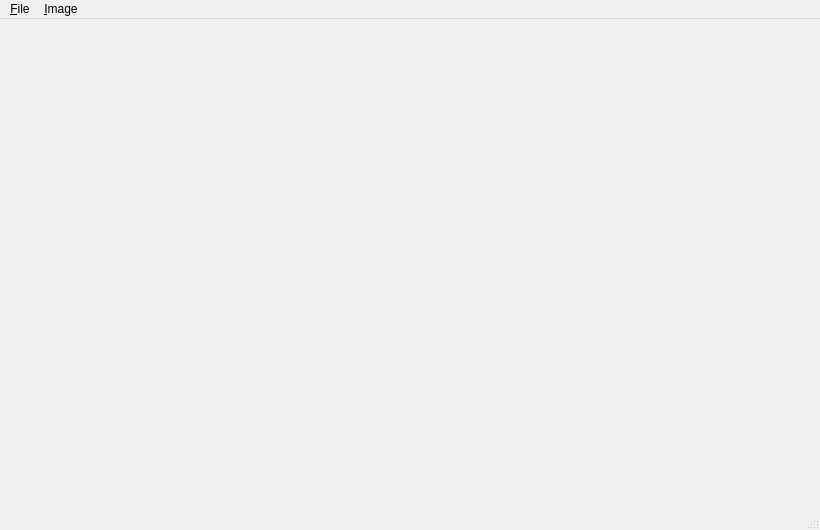
<?xml version="1.0" encoding="UTF-8"?>
<ui version="4.0">
 <class>EVMainWindow</class>
 <widget class="QMainWindow" name="EVMainWindow">
  <property name="geometry">
   <rect>
    <x>0</x>
    <y>0</y>
    <width>820</width>
    <height>530</height>
   </rect>
  </property>
  <property name="windowTitle">
   <string>E-FOTO Viewer</string>
  </property>
  <property name="windowIcon">
   <iconset resource="../resource/resource.qrc">
    <normaloff>:/icon/WindowIcon.png</normaloff>:/icon/WindowIcon.png</iconset>
  </property>
  <widget class="QWidget" name="centralwidget">
   <layout class="QGridLayout"/>
  </widget>
  <widget class="QStatusBar" name="statusbar"/>
  <widget class="QMenuBar" name="menuBar">
   <property name="geometry">
    <rect>
     <x>0</x>
     <y>0</y>
     <width>820</width>
     <height>25</height>
    </rect>
   </property>
   <widget class="QMenu" name="menu_File">
    <property name="title">
     <string>&amp;File</string>
    </property>
    <addaction name="actionOpen"/>
    <addaction name="actionSave"/>
    <addaction name="actionSave_as"/>
   </widget>
   <widget class="QMenu" name="menu_Image">
    <property name="title">
     <string>&amp;Image</string>
    </property>
    <addaction name="actionMove"/>
    <addaction name="actionZoom"/>
   </widget>
   <addaction name="menu_File"/>
   <addaction name="menu_Image"/>
  </widget>
  <action name="actionZoom">
   <property name="checkable">
    <bool>true</bool>
   </property>
   <property name="icon">
    <iconset resource="../resource/resource.qrc">
     <normaloff>:/icon/find.png</normaloff>:/icon/find.png</iconset>
   </property>
   <property name="text">
    <string>&amp;Zoom</string>
   </property>
   <property name="shortcut">
    <string>Ctrl+Z</string>
   </property>
  </action>
  <action name="actionExit">
   <property name="icon">
    <iconset resource="../resource/resource.qrc">
     <normaloff>:/icon/exit2.png</normaloff>:/icon/exit2.png</iconset>
   </property>
   <property name="text">
    <string>&amp;Exit</string>
   </property>
   <property name="shortcut">
    <string>Ctrl+E</string>
   </property>
  </action>
  <action name="actionFit_view">
   <property name="icon">
    <iconset resource="../resource/resource.qrc">
     <normaloff>:/icon/fit.png</normaloff>:/icon/fit.png</iconset>
   </property>
   <property name="text">
    <string>Fit &amp;view</string>
   </property>
   <property name="shortcut">
    <string>Ctrl+V</string>
   </property>
  </action>
  <action name="actionMove">
   <property name="checkable">
    <bool>true</bool>
   </property>
   <property name="icon">
    <iconset resource="../resource/resource.qrc">
     <normaloff>:/icon/move.png</normaloff>:/icon/move.png</iconset>
   </property>
   <property name="text">
    <string>Move</string>
   </property>
   <property name="shortcut">
    <string>Ctrl+M</string>
   </property>
  </action>
  <action name="actionImage_Tools">
   <property name="checkable">
    <bool>true</bool>
   </property>
   <property name="checked">
    <bool>true</bool>
   </property>
   <property name="text">
    <string>Image Tools</string>
   </property>
  </action>
  <action name="actionImage_coordinates">
   <property name="checkable">
    <bool>true</bool>
   </property>
   <property name="checked">
    <bool>true</bool>
   </property>
   <property name="text">
    <string>Image coordinates</string>
   </property>
  </action>
  <action name="actionOpen">
   <property name="icon">
    <iconset resource="../resource/resource.qrc">
     <normaloff>:/icon/fileopen.png</normaloff>:/icon/fileopen.png</iconset>
   </property>
   <property name="text">
    <string>&amp;Open</string>
   </property>
   <property name="shortcut">
    <string>Ctrl+O</string>
   </property>
  </action>
  <action name="actionSave">
   <property name="icon">
    <iconset resource="../resource/resource.qrc">
     <normaloff>:/icon/filesave</normaloff>:/icon/filesave</iconset>
   </property>
   <property name="text">
    <string>&amp;Save</string>
   </property>
   <property name="shortcut">
    <string>Ctrl+S</string>
   </property>
  </action>
  <action name="actionSave_as">
   <property name="icon">
    <iconset resource="../resource/resource.qrc">
     <normaloff>:/icon/filesave</normaloff>:/icon/filesave</iconset>
   </property>
   <property name="text">
    <string>Save as</string>
   </property>
   <property name="shortcut">
    <string>Ctrl+Shift+S</string>
   </property>
  </action>
 </widget>
 <resources>
  <include location="../resource/resource.qrc"/>
 </resources>
 <connections/>
</ui>
